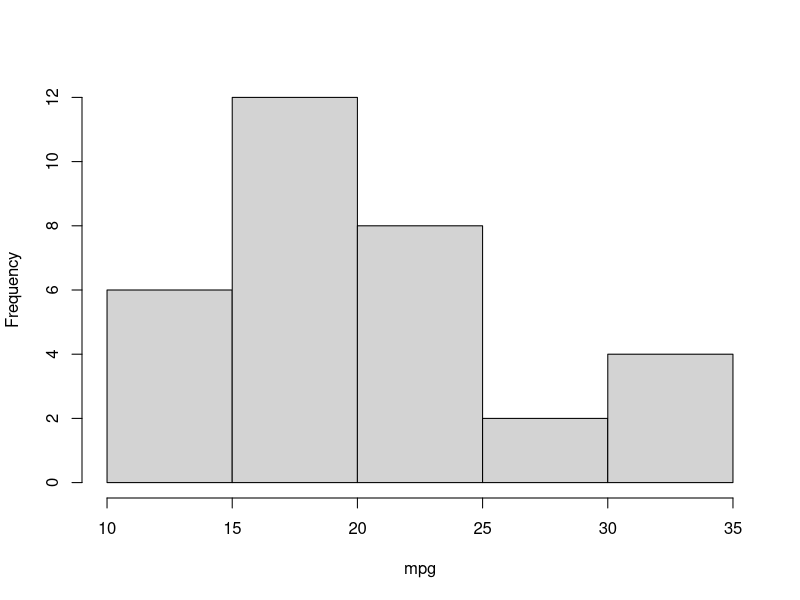
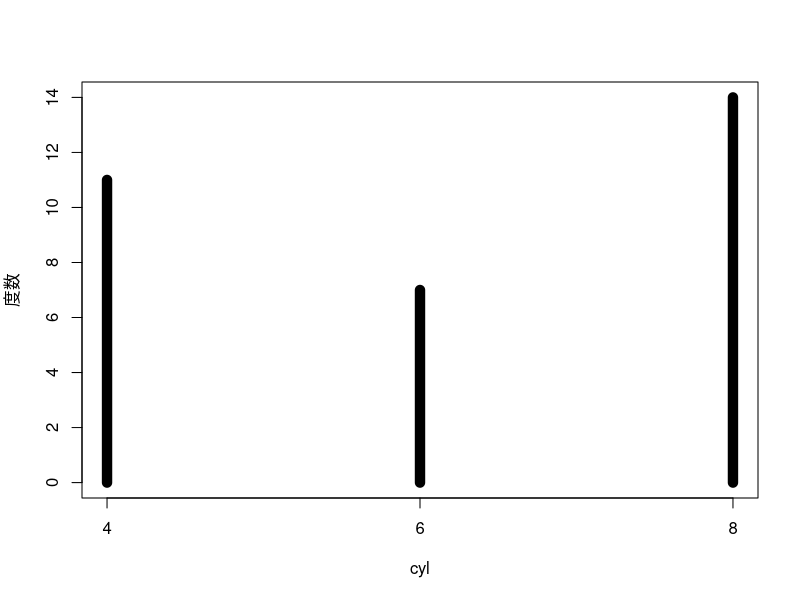
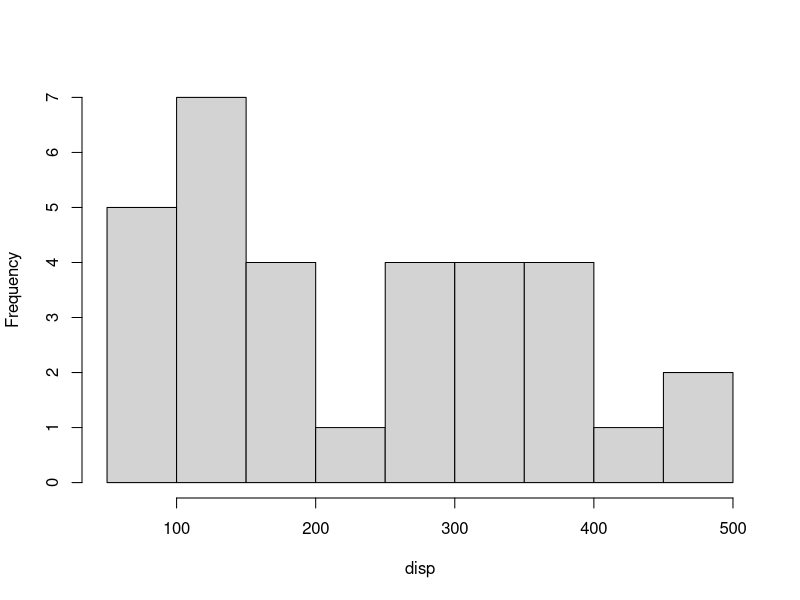
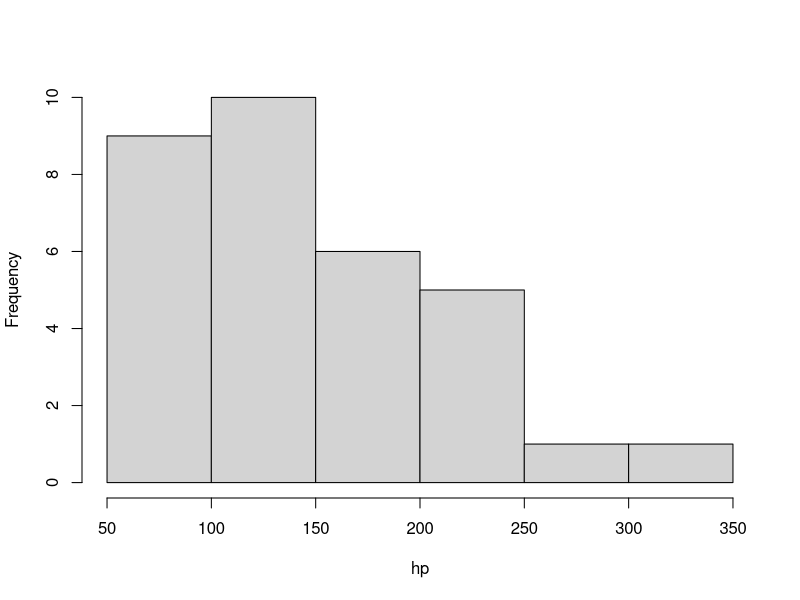
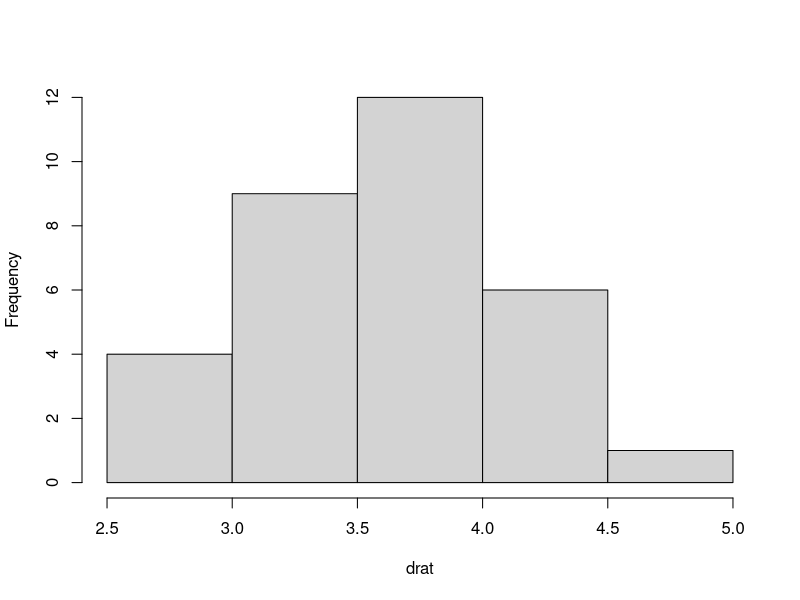
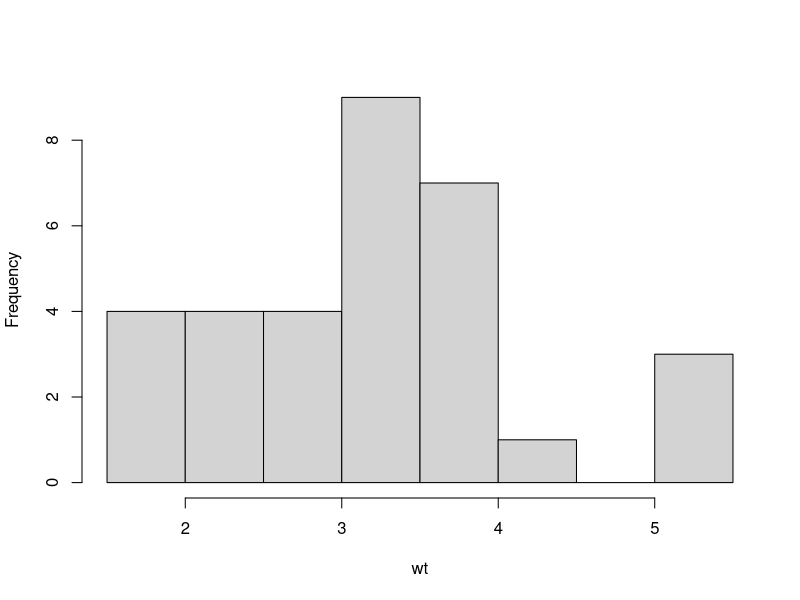
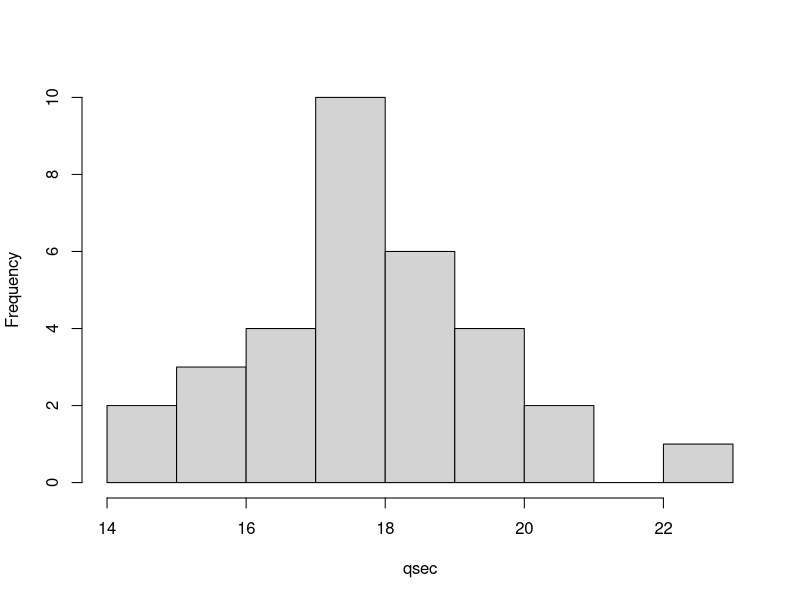
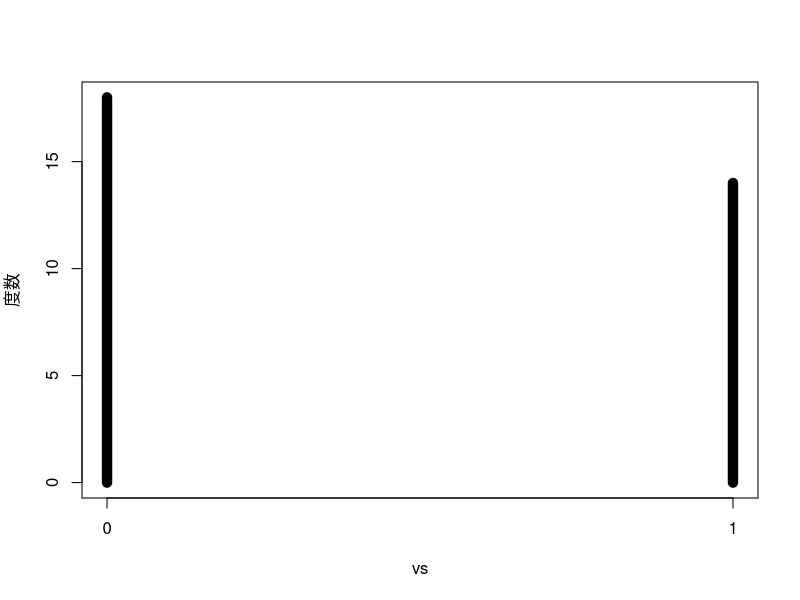

Recreate these plots in R, in order.
## ---- chunk 1
for (i in names(mtcars)) {
  cat('\n\n# 変数 `', i, '` の要約.\n\n')
  x <- mtcars[, i]
  if (length(unique(x)) <= 6) {
    cat('`', i, '` はカテゴリカル変数である.\n\n')
    plot(table(x), xlab = i, ylab = '度数', lwd = 10)
  } else {
    cat('連続変数 `', i, '` のヒストグラム.\n\n')
    hist(x, xlab = i, main = '')
  }
}
